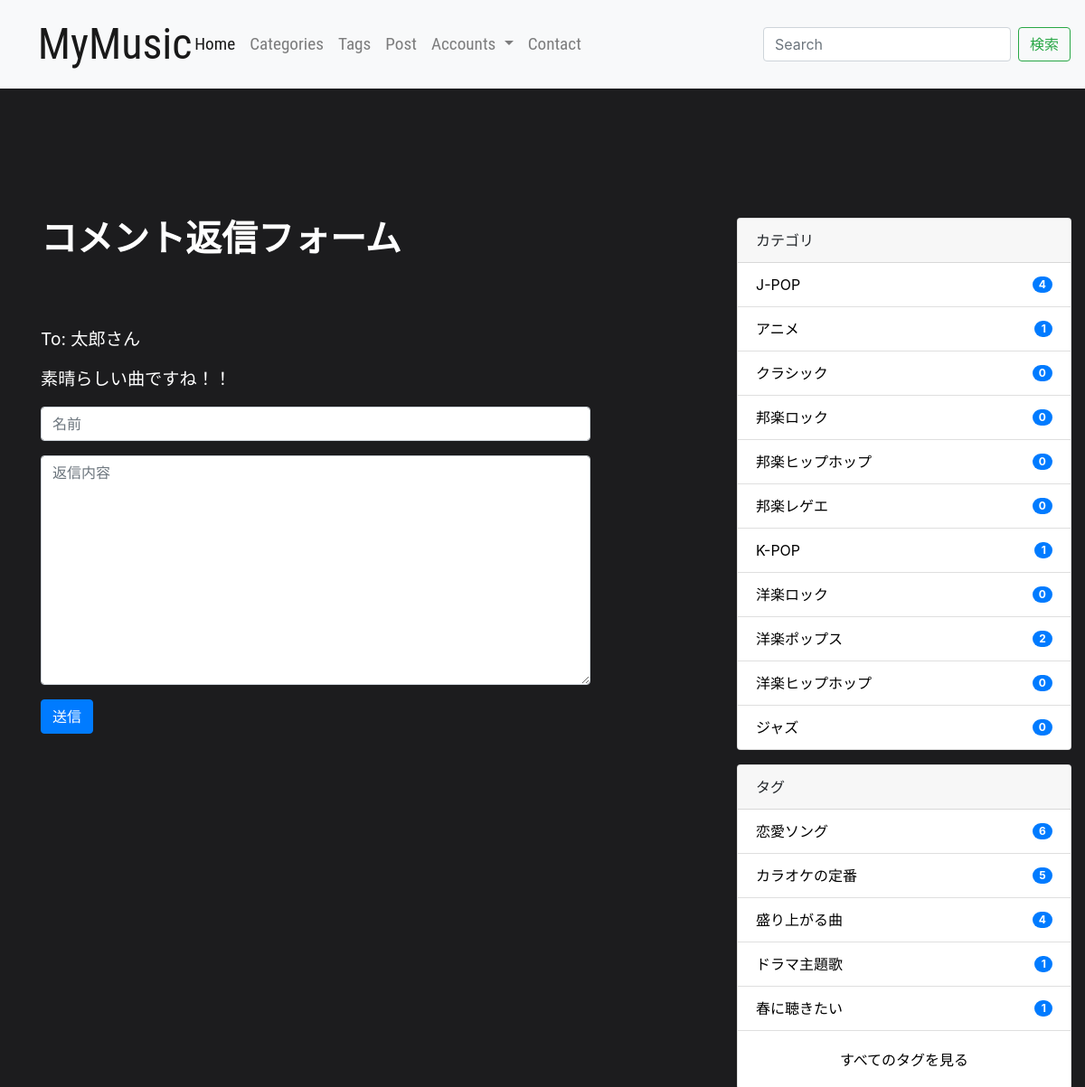
Screenshot of /reply/3/ with the database file from the repository.
### blog/models.py (models this page shows, shortened)
class Comment(models.Model):
    post = models.ForeignKey(
        Post, on_delete=models.CASCADE, related_name='comments')
    author = models.CharField(max_length=50)
    text = models.TextField()
    timestamp = models.DateTimeField(auto_now_add=True)
    approved = models.BooleanField(default=False)
    class Meta:
        ordering = ['-timestamp']

class Category(models.Model):
    name = models.CharField(max_length=255)
    slug = models.SlugField(unique=True)
    timestamp = models.DateTimeField(auto_now_add=True)

class Tag(models.Model):
    name = models.CharField(max_length=255)
    slug = models.SlugField(unique=True)
    timestamp = models.DateTimeField(auto_now_add=True)

### blog/views.py (the view, shortened to what this page needs)
# urls.py: path('reply/<int:pk>/', ReplyFormView.as_view(), name='reply_form'),
class ReplyFormView(CreateView):
    model = Reply
    form_class = ReplyForm
    def get_context_data(self, **kwargs):
        context = super().get_context_data(**kwargs)
        comment_pk = self.kwargs['pk']
        context['comment'] = get_object_or_404(Comment, pk=comment_pk)
        return context

### blog/forms.py
class ReplyForm(ModelForm):
    class Meta:
        model = Reply
        fields = ('author', 'text')
        widgets = {
            'author': TextInput(attrs={
                'class': 'form-control',
                'placeholder': '名前',
            }),
            'text': Textarea(attrs={
                'class': 'form-control',
                'placeholder': '返信内容',
            }),
        }
        labels = {
            'author': '',
            'text': '',
        }

### mysite/context_processors.py (called while the page is built)
def common(request):
    context = {
        'categories': Category.objects.annotate(
            num_posts=Count('post', filter=Q(post__is_public=True))),
        'tags': Tag.objects.annotate(
            num_posts=Count('post', filter=Q(post__is_public=True))),
    }
    return context

### blog/templates/blog/reply_form.html (shortened to what this page needs)
{% extends "base.html" %}
{% block content %}
<div class="container">
  <div class="row">
    <main class="col-md-8">
      <h1 class="mb-4">コメント返信フォーム</h1>
      <div class="comment">
        <p>To: {{ comment.author }}さん</p>
        <p class="text-white-100">{{ comment.text|linebreaksbr }}</p>
        <form method="POST">{% csrf_token %}
          {{ form.as_p }}
          <button type="submit" class="btn btn-primary">送信</button>
        </form>
      </div>
    </main>
    <aside class="col-md-4">
      {% include "blog/snippets/sidebar.html" %}
    </aside>
  </div>
</div>
{% endblock %}

### blog/templates/blog/snippets/sidebar.html
<div class="card mb-3">
  <div class="card-header">
    カテゴリ
  </div>
  <ul class="list-group list-group-flush">
    {% for category in categories|dictsort:"id" %}
    <li class="list-group-item d-flex justify-content-between align-items-center">
      <a href="{% url 'blog:category_post' category.slug %}" class="card-link">{{ category.name }}</a>
      <span class="badge badge-primary badge-pill">{{ category.num_posts }}</span>
    </li>
    {% endfor %}
  </ul>
</div>
<div class="card">
  <div class="card-header">
    タグ
  </div>
  <ul class="list-group list-group-flush">
    {% for tag in tags|dictsortreversed:"num_posts"|slice:":5" %}
    <li class="list-group-item d-flex justify-content-between align-items-center">
      <a href="{% url 'blog:tag_post' tag.slug %}" class="card-link">{{ tag.name }}</a>
      <span class="badge badge-primary badge-pill">{{ tag.num_posts }}</span>
    </li>
    {% endfor %}
  </ul>
  <div class="card-body text-center">
    <a href="{% url 'blog:tag_list' %}" class="card-link">すべてのタグを見る</a>
  </div>
</div>

### blog/static/blog/css/blog.css (style rules this page uses)
h1 { height: 45%; color: white; font-weight: bolder; font-family: serif; }
p { color: white; }
a { color: white; }
li { color: white; }
body { background-color: rgb(28, 28, 30); }
.comment { position: absolute; top: 120px; color: white; font-size: 120%; width: 80%; }
.card-link { color: black; }
.col-md-4 { position: absolute; right: 0; }
.container { margin-bottom: 20%; }

### rows the page displays
Comment: author "太郎", text "素晴らしい曲ですね！！"
Category: name "J-POP", num_posts "4"
Category: name "アニメ", num_posts "1"
Category: name "クラシック", num_posts "0"
Category: name "邦楽ロック", num_posts "0"
Category: name "邦楽ヒップホップ", num_posts "0"
Category: name "邦楽レゲエ", num_posts "0"
Category: name "K-POP", num_posts "1"
Category: name "洋楽ロック", num_posts "0"
Category: name "洋楽ポップス", num_posts "2"
Category: name "洋楽ヒップホップ", num_posts "0"
Category: name "ジャズ", num_posts "0"
Tag: name "恋愛ソング", num_posts "6"
Tag: name "カラオケの定番", num_posts "5"
Tag: name "盛り上がる曲", num_posts "4"
Tag: name "ドラマ主題歌", num_posts "1"
Tag: name "春に聴きたい", num_posts "1"
